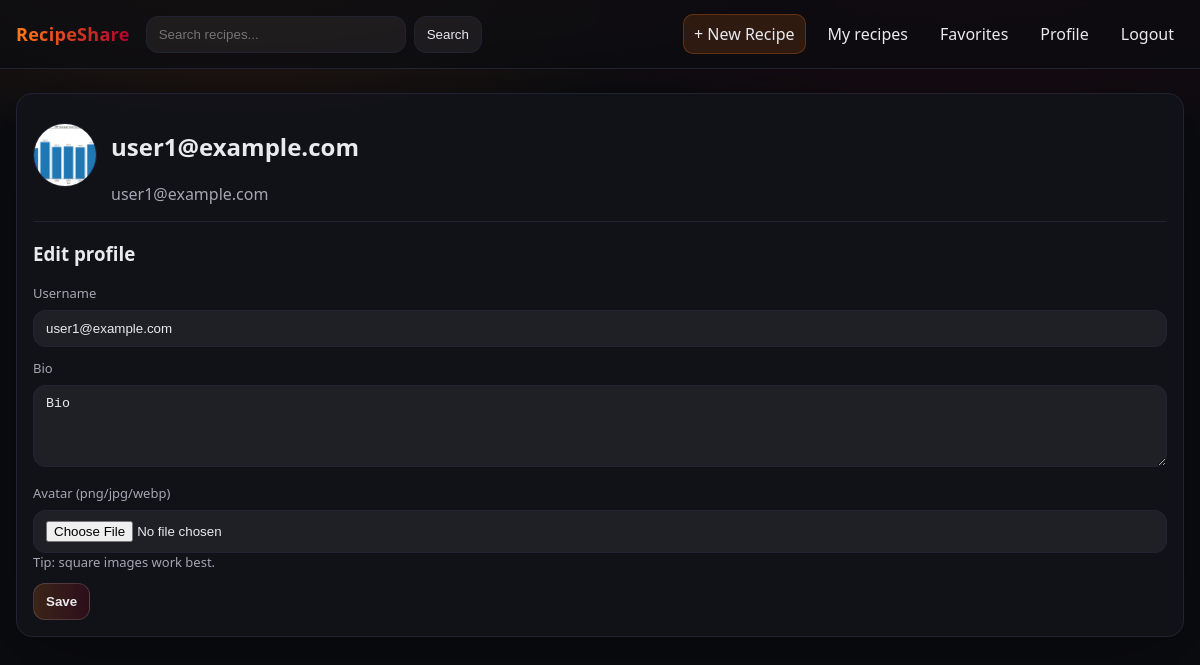
Page /auth/profile (signed in) on the committed database.
### app/models.py (models this page shows, shortened)
class User(db.Model, UserMixin):
    __tablename__ = "users"
    id = db.Column(db.Integer, primary_key=True)
    username = db.Column(db.String(32), unique=True, nullable=False, index=True)
    email = db.Column(db.String(120), unique=True, nullable=False, index=True)
    password_hash = db.Column(db.String(256), nullable=False)
    bio = db.Column(db.String(280), default="")
    avatar_filename = db.Column(db.String(255), default="")
    is_admin = db.Column(db.Boolean, default=False)
    created_at = db.Column(db.DateTime, default=lambda: datetime.now(timezone.utc))
    recipes = db.relationship("Recipe", backref="author", lazy="dynamic", cascade="all, delete-orphan")
    comments = db.relationship("Comment", backref="author", lazy="dynamic", cascade="all, delete-orphan")

### app/auth/routes.py (the view, shortened to what this page needs)
@bp.route("/profile", methods=["GET", "POST"])
@login_required
def profile():
    form = ProfileForm(user_id=current_user.id, obj=current_user)
    return render_template("auth/profile.html", form=form)

### app/auth/forms.py (shortened to what this page needs)
class ProfileForm(FlaskForm):
    username = StringField("Username", validators=[DataRequired(), Length(min=3, max=32)])
    bio = TextAreaField("Bio", validators=[Length(max=280)])
    avatar = FileField("Avatar (png/jpg/webp)")
    submit = SubmitField("Save")
    def __init__(self, user_id: int, *args, **kwargs):
        super().__init__(*args, **kwargs)
        self.user_id = user_id

### app/models.py (called while the page is built)
@login_manager.user_loader
def load_user(user_id: str):
    return User.query.get(int(user_id))

### app/templates/auth/profile.html (shortened to what this page needs)
{% extends "base.html" %}
{% block content %}
<div class="card profile">
  <div class="profile-head">
    <div class="avatar">
      {% if current_user.avatar_filename %}
        <img src="{{ url_for('static', filename='avatars/' ~ current_user.avatar_filename) }}" alt="avatar" />
      {% else %}
        <div class="avatar-placeholder">{{ current_user.username[:1].upper() }}</div>
      {% endif %}
    </div>
    <div>
      <h2>{{ current_user.username }}</h2>
      <div class="muted">{{ current_user.email }}</div>
    </div>
  </div>
  <hr class="sep" />
  <h3>Edit profile</h3>
  <form method="post" enctype="multipart/form-data">
    <div class="field">
      {{ form.username.label }}
      {{ form.username(class_="input") }}
    </div>
    <div class="field">
      {{ form.bio.label }}
      {{ form.bio(class_="input", rows=4, placeholder="A short bio...") }}
    </div>
    <div class="field">
      {{ form.avatar.label }}
      {{ form.avatar(class_="input", accept=".png,.jpg,.jpeg,.webp,image/png,image/jpeg,image/webp") }}
      <div class="muted small">Tip: square images work best.</div>
    </div>
    <button class="btn" type="submit">{{ form.submit.label.text }}</button>
  </form>
</div>
{% endblock %}

### app/static/css/style.css (style rules this page uses)
:root { --bg: #0b0c10; --card: #12131a; --text: #e9e9ee; --muted: #a6a6b3; --border: #222332; --brand: #ff7a18; --brand2: #af002d; --ok: #2dd4bf; --warn: #f59e0b; --danger: #ef4444; }
* { box-sizing: border-box; }
html { min-height: 100%; }
body { margin: 0; min-height: 100vh; min-height: 100dvh; display: flex; flex-direction: column; font-family: ui-sans-serif, system-ui, -apple-system, Segoe UI, Roboto, Arial, "Apple Color Emoji", "Segoe UI Emoji"; background: radial-gradient(900px 400px at 20% -10%, rgba(255, 122, 24, 0.18), transparent 60%), radial-gradient(900px 400px at 80% -10%, rgba(175, 0, 45, 0.18), transparent 60%), var(--bg); color: var(--text); }
.muted { color: var(--muted); }
.small { font-size: 13px; }
.card { background: rgba(18,19,26,0.92); border: 1px solid var(--border); border-radius: 16px; padding: 16px; box-shadow: 0 20px 80px rgba(0,0,0,0.35); }
.btn { display:inline-flex; align-items:center; justify-content:center; gap: 8px; padding: 10px 12px; border-radius: 12px; border: 1px solid rgba(255,255,255,0.14); background: linear-gradient(90deg, rgba(255,122,24,0.18), rgba(175,0,45,0.18)); color: var(--text); cursor: pointer; text-decoration: none !important; font-weight: 600; appearance: none; -webkit-appearance: none; }
.field { margin: 12px 0; }
.field label { display:block; margin-bottom: 8px; color: var(--muted); font-size: 13px; }
.input { width: 100%; border-radius: 12px; border: 1px solid var(--border); background: rgba(255,255,255,0.06); color: var(--text); padding: 10px 12px; outline: none; }
.profile-head { display:flex; align-items: center; gap: 14px; }
.avatar img { width: 64px; height: 64px; border-radius: 999px; object-fit: cover; border: 1px solid var(--border); }
.sep { border: none; border-top: 1px solid var(--border); margin: 16px 0; }

### rows in the picture
User: avatar_filename (picture), username "user1@example.com", email "user1@example.com", bio.label "Bio", bio "Bio"
